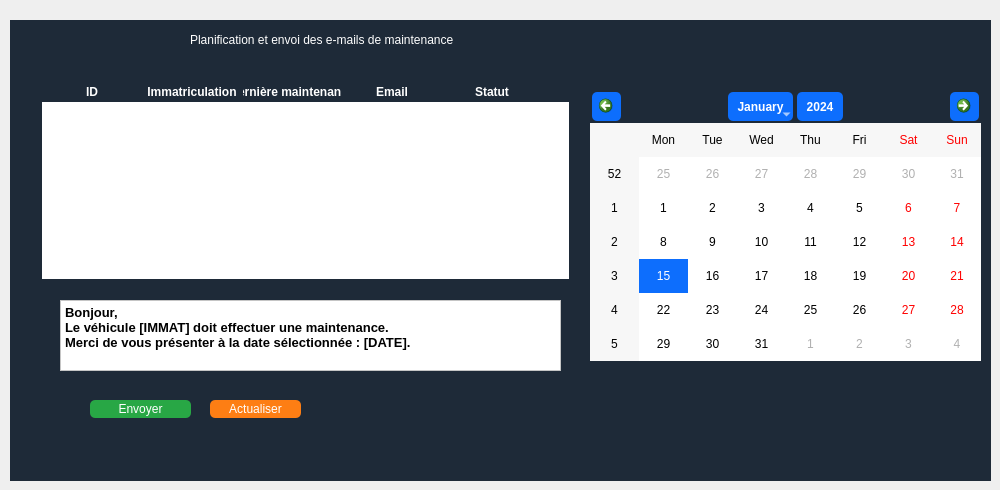
      <widget class="QWidget" name="page_2">
       <widget class="QFrame" name="cruds_6">
        <property name="geometry">
         <rect>
          <x>10</x>
          <y>20</y>
          <width>981</width>
          <height>461</height>
         </rect>
        </property>
        <property name="styleSheet">
         <string notr="true">background-color: #1e2a38;
color: white;
font: bold 11pt &quot;Arial&quot;;

</string>
        </property>
        <property name="frameShape">
         <enum>QFrame::Shape::NoFrame</enum>
        </property>
        <widget class="QCalendarWidget" name="calendarWidget">
         <property name="geometry">
          <rect>
           <x>580</x>
           <y>70</y>
           <width>391</width>
           <height>271</height>
          </rect>
         </property>
         <property name="styleSheet">
          <string notr="true">QCalendarWidget {
    background-color: #F5F7FB;      /* Soft white background */
    border: 1px solid #8f8f91;
    border-radius: 10px;
    selection-background-color: #0D6EFD; /* Blue selection */
    selection-color: white;         /* White text on selection */
}

/* Header (month and year area) */
QCalendarWidget QToolButton {
    background-color: #0D6EFD;
    color: white;
    border: none;
    border-radius: 5px;
    margin: 2px;
    padding: 5px;
    font-weight: bold;
}

QCalendarWidget QToolButton:hover {
    background-color: #007BFF; /* Slightly lighter on hover */
}

/* Navigation arrows */
QCalendarWidget QToolButton::menu-indicator {
    image: none;
}

/* Weekday labels (Mon, Tue, etc.) */
QCalendarWidget QTableView {
    selection-background-color: #0D6EFD;
    selection-color: white;
    background-color: white;
    border-radius: 5px;
}

/* Days grid */
QCalendarWidget QAbstractItemView:enabled {
    color: #000000;
    background-color: white;
    selection-background-color: #0D6EFD;
    selection-color: white;
    border-radius: 4px;
    outline: none;
}

/* Disable days (outside current month) */
QCalendarWidget QAbstractItemView:disabled {
    color: #b0b0b0;
}</string>
         </property>
        </widget>
        <widget class="QLabel" name="label_16">
         <property name="geometry">
          <rect>
           <x>180</x>
           <y>10</y>
           <width>561</width>
           <height>20</height>
          </rect>
         </property>
         <property name="text">
          <string>Planification et envoi des e-mails de maintenance</string>
         </property>
        </widget>
        <widget class="QTableWidget" name="tableau_6">
         <property name="geometry">
          <rect>
           <x>30</x>
           <y>60</y>
           <width>531</width>
           <height>201</height>
          </rect>
         </property>
         <property name="styleSheet">
          <string notr="true">QTableWidget {
    background-color: white;        /* cellules blanches */
    color: #1e2a38;                 /* texte bleu foncé */
    border: 2px solid #1e2a38;      /* bordures du tableau */
    font: bold 11pt &quot;Arial&quot;;
}

QTableWidget::item {
    background-color: white;        /* garde les cellules blanches */
    color: #1e2a38;
}

QHeaderView::section {
    background-color: #1e2a38;      /* en-tête bleu foncé */
    color: white;                   /* texte blanc */
    font: bold 11pt &quot;Arial&quot;;
    border: 1px solid #1e2a38;
}
</string>
         </property>
         <column>
          <property name="text">
           <string>ID</string>
          </property>
          <property name="font">
           <font>
            <bold>true</bold>
           </font>
          </property>
         </column>
         <column>
          <property name="text">
           <string>Immatriculation</string>
          </property>
          <property name="font">
           <font>
            <bold>true</bold>
           </font>
          </property>
         </column>
         <column>
          <property name="text">
           <string>Dernière maintenance</string>
          </property>
          <property name="font">
           <font>
            <bold>true</bold>
           </font>
          </property>
         </column>
         <column>
          <property name="text">
           <string>Email</string>
          </property>
          <property name="font">
           <font>
            <bold>true</bold>
           </font>
          </property>
         </column>
         <column>
          <property name="text">
           <string>Statut</string>
          </property>
          <property name="font">
           <font>
            <bold>true</bold>
           </font>
          </property>
         </column>
        </widget>
        <widget class="QTextEdit" name="textEdit">
         <property name="geometry">
          <rect>
           <x>50</x>
           <y>280</y>
           <width>501</width>
           <height>71</height>
          </rect>
         </property>
         <property name="styleSheet">
          <string notr="true">background-color: rgb(255, 255, 255);</string>
         </property>
         <property name="html">
          <string>&lt;!DOCTYPE HTML PUBLIC &quot;-//W3C//DTD HTML 4.0//EN&quot; &quot;http://www.w3.org/TR/REC-html40/strict.dtd&quot;&gt;
&lt;html&gt;&lt;head&gt;&lt;meta name=&quot;qrichtext&quot; content=&quot;1&quot; /&gt;&lt;meta charset=&quot;utf-8&quot; /&gt;&lt;style type=&quot;text/css&quot;&gt;
p, li { white-space: pre-wrap; }
hr { height: 1px; border-width: 0; }
li.unchecked::marker { content: &quot;\2610&quot;; }
li.checked::marker { content: &quot;\2612&quot;; }
&lt;/style&gt;&lt;/head&gt;&lt;body style=&quot; font-family:'Arial'; font-size:11pt; font-weight:700; font-style:normal;&quot;&gt;
&lt;p style=&quot; margin-top:0px; margin-bottom:0px; margin-left:0px; margin-right:0px; -qt-block-indent:0; text-indent:0px;&quot;&gt;&lt;span style=&quot; font-size:10pt; color:#000000;&quot;&gt;Bonjour,&lt;/span&gt;&lt;/p&gt;
&lt;p style=&quot; margin-top:0px; margin-bottom:0px; margin-left:0px; margin-right:0px; -qt-block-indent:0; text-indent:0px;&quot;&gt;&lt;span style=&quot; font-size:10pt; color:#000000;&quot;&gt;Le véhicule [IMMAT] doit effectuer une maintenance.&lt;/span&gt;&lt;/p&gt;
&lt;p style=&quot; margin-top:0px; margin-bottom:0px; margin-left:0px; margin-right:0px; -qt-block-indent:0; text-indent:0px;&quot;&gt;&lt;span style=&quot; font-size:10pt; color:#000000;&quot;&gt;Merci de vous présenter à la date sélectionnée : [DATE].&lt;/span&gt;&lt;/p&gt;&lt;/body&gt;&lt;/html&gt;</string>
         </property>
        </widget>
        <widget class="QPushButton" name="ajouter_6">
         <property name="geometry">
          <rect>
           <x>80</x>
           <y>380</y>
           <width>101</width>
           <height>18</height>
          </rect>
         </property>
         <property name="styleSheet">
          <string notr="true">QPushButton {
    background-color: #28a745;
    color: white;
    border-radius: 5px;
}

</string>
         </property>
         <property name="text">
          <string>Envoyer</string>
         </property>
        </widget>
        <widget class="QPushButton" name="modifier_6">
         <property name="geometry">
          <rect>
           <x>200</x>
           <y>380</y>
           <width>91</width>
           <height>18</height>
          </rect>
         </property>
         <property name="styleSheet">
          <string notr="true">QPushButton {
    background-color: #fd7e14;
    color: white;
    border-radius: 5px;
}
</string>
         </property>
         <property name="text">
          <string>Actualiser</string>
         </property>
        </widget>
       </widget>
      </widget>
